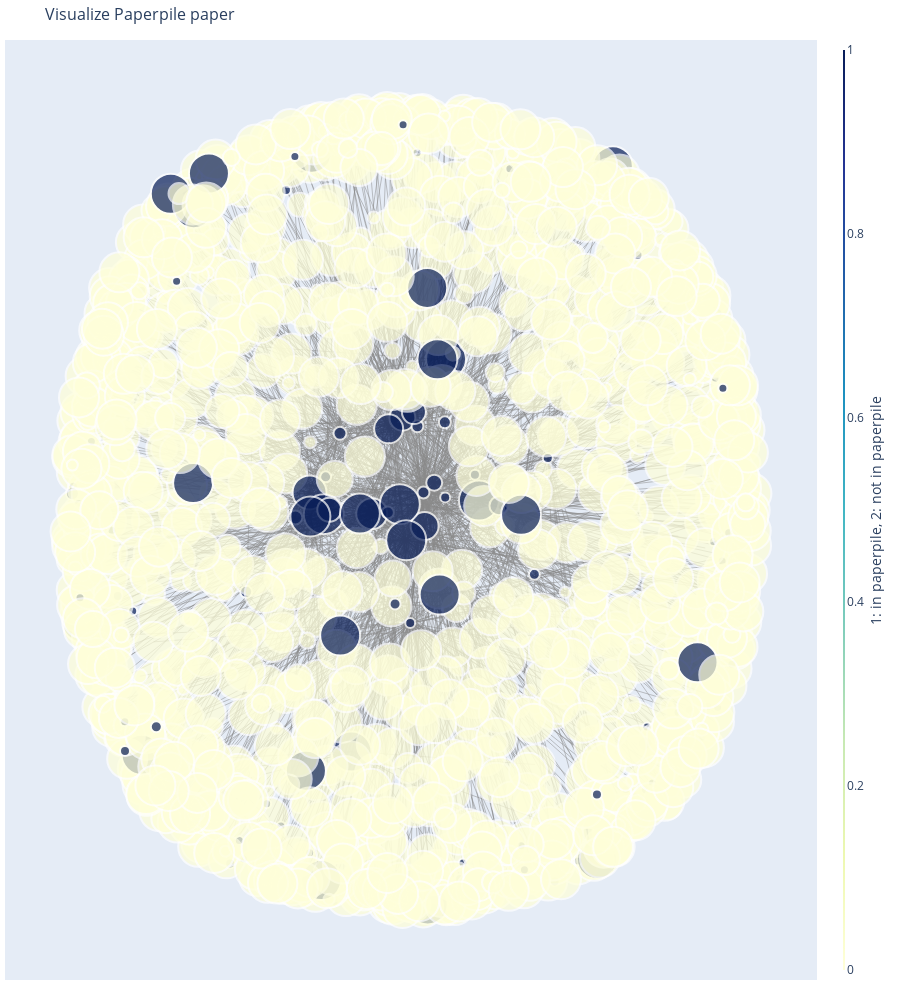

The notebook cell saved with this chart:
### Code cell
import networkx as nx
import plotly.graph_objects as go

def visualizeGraph(isOnlyInPaperpile=False):
    # init graph
    G = nx.Graph()

    # Impact factor(cited by)
    impactFactor = []
    impactSize = []
    isExistColor = []

    # create node
    for key in graph_nodes:
        if isOnlyInPaperpile == False or (isOnlyInPaperpile == True and graph_nodes[key]["inPaperPile"] == True):
            G.add_node(key)
            G.nodes[key]["info"] = {
                "title": str(graph_nodes[key]["title"]),
                "author": str(graph_nodes[key]["author"]),
                "citedByLink": str(graph_nodes[key]["citedByLink"]),
                "citedByCount": int(graph_nodes[key]["citedByCount"]),
                "referenceCount": int(graph_nodes[key]["referenceCount"]),
                "inPaperPile": graph_nodes[key]["inPaperPile"]
            }
            impactFactor.append(graph_nodes[key]["citedByCount"])
            impactSize.append(graph_nodes[key]["citedByCount"] + 10 if graph_nodes[key]["citedByCount"] + 10 < 40 else 40)
            if graph_nodes[key]["inPaperPile"] == True:
                isExistColor.append(1)
            else:
                isExistColor.append(0)



    # edge
    for key in graph_nodes:
        if isOnlyInPaperpile == False or (isOnlyInPaperpile == True and graph_nodes[key]["inPaperPile"] == True):
            if key in graph_edges:
                for edg in graph_edges[key]:
                    if edg in graph_nodes:
                        G.add_edge(key, edg)

    # レイアウト自動調整
    pos = nx.spring_layout(G, k=0.3, seed=1)
    for node in G.nodes():
        G.nodes[node]["pos"] = pos[node]

    # create edge
    edge_x = []
    edge_y = []
    for edge in G.edges():
        # 起点の座標
        x0, y0 = G.nodes[edge[0]]['pos']
        # 終点の座標
        x1, y1 = G.nodes[edge[1]]['pos']

        # 追加
        edge_x.append(x0)
        edge_x.append(x1)
        edge_x.append(None)
        edge_y.append(y0)
        edge_y.append(y1)
        edge_y.append(None)

    # nodeinfo
    node_info = []
    for n in G.nodes():
        graphinfo = []
        for key in G.nodes[n]["info"]:
            if key != "author":
                graphinfo.append(key + ": " +str(G.nodes[n]["info"][key]))
        node_info.append("<br>".join(graphinfo))

    # traceに設定
    edge_trace = go.Scatter(
        x=edge_x, y=edge_y,
        line=dict(width=0.5, color='#888'),
        # hoverinfo='none',
        # customdata=node_info,
        mode='lines')

    # create node
    node_x = []
    node_y = []
    for node in G.nodes():
        x, y = G.nodes[node]['pos']
        node_x.append(x)
        node_y.append(y)

    # traceの作成
    node_trace = go.Scatter(
        x=node_x, y=node_y,
        mode='markers',
        hoverinfo='text',
        # hovertemplate="%{customdata}<extra></extra>",
        text=node_info,
        marker=dict(
            showscale=True,
            # colorscale options
            #'Greys' | 'YlGnBu' | 'Greens' | 'YlOrRd' | 'Bluered' | 'RdBu' |
            #'Reds' | 'Blues' | 'Picnic' | 'Rainbow' | 'Portland' | 'Jet' |
            #'Hot' | 'Blackbody' | 'Earth' | 'Electric' | 'Viridis' |
            colorscale='YlGnBu',
            reversescale=False,
            color=[],
            size=impactSize,
            colorbar=dict(
                thickness=1,
                title='1: in paperpile, 2: not in paperpile',
                xanchor='left',
                titleside='right'
            ),
            line_width=2))
    
    # 色設定
    node_trace.marker.color = isExistColor

    # 可視化
    fig = go.Figure(data=[edge_trace, node_trace],
                layout=go.Layout(
                    title='Visualize Paperpile paper',
                    titlefont_size=16,
                    showlegend=False,
                    # hovermode='closest',
                    margin=dict(b=20,l=5,r=5,t=40),
                    # annotations=[ dict(
                    #     text="Python code: <a href='https://plotly.com/ipython-notebooks/network-graphs/'> https://plotly.com/ipython-notebooks/network-graphs/</a>",
                    #     showarrow=False,
                    #     xref="paper", yref="paper",
                    #     x=0.005, y=-0.002 ) ],
                    xaxis=dict(showgrid=False, zeroline=False, showticklabels=False),
                    yaxis=dict(showgrid=False, zeroline=False, showticklabels=False))
                    )
    fig.update_layout(height=1000)
    fig.show()

visualizeGraph()

### Figure 1 — Plotly figure (JSON) as saved in the notebook; plotly's stock layout.template omitted (floating-point values rounded to 4 significant figures; data arrays with more than 128 entries replaced by an {"elided": "..."} marker saying what was removed)
{"data": [{"line": {"color": "#888", "width": 0.5}, "mode": "lines", "type": "scatter", "x": {"elided": "3966 float values"}, "y": {"elided": "3966 float values"}}, {"hoverinfo": "text", "marker": {"color": {"elided": "1465 int values"}, "colorbar": {"thickness": 1, "title": {"side": "right", "text": "1: in paperpile, 2: not in paperpile"}, "xanchor": "left"}, "colorscale": [[0, "rgb(255,255,217)"], [0.125, "rgb(237,248,177)"], [0.25, "rgb(199,233,180)"], [0.375, "rgb(127,205,187)"], [0.5, "rgb(65,182,196)"], [0.625, "rgb(29,145,192)"], [0.75, "rgb(34,94,168)"], [0.875, "rgb(37,52,148)"], [1, "rgb(8,29,88)"]], "line": {"width": 2}, "reversescale": false, "showscale": true, "size": {"elided": "1465 int values"}}, "mode": "markers", "text": {"elided": "1465 str values"}, "type": "scatter", "x": {"elided": "1465 float values"}, "y": {"elided": "1465 float values"}}], "layout": {"height": 1000, "margin": {"b": 20, "l": 5, "r": 5, "t": 40}, "showlegend": false, "title": {"font": {"size": 16}, "text": "Visualize Paperpile paper"}, "xaxis": {"showgrid": false, "showticklabels": false, "zeroline": false}, "yaxis": {"showgrid": false, "showticklabels": false, "zeroline": false}}}
